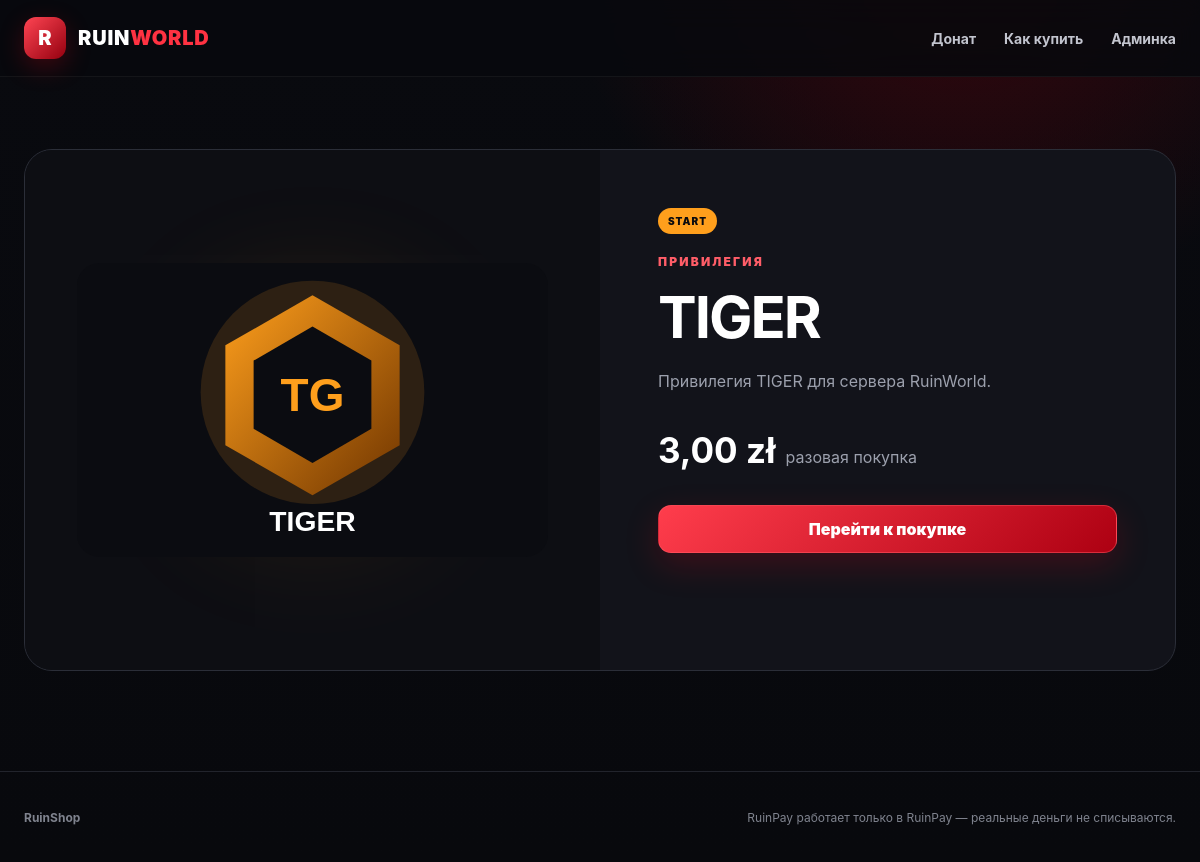
The app's page /product/tiger/ with its own data.
### shop/models.py (models this page shows, shortened)
class Product(models.Model):
    class Type(models.TextChoices):
        RANK = "RANK", "Привилегия"
        CURRENCY = "CURRENCY", "Донат-валюта"
    name = models.CharField(max_length=100, verbose_name="Название")
    slug = models.SlugField(unique=True, verbose_name="Ссылка")
    description = models.TextField(blank=True, verbose_name="Описание")
    product_type = models.CharField(
        max_length=20,
        choices=Type.choices,
        default=Type.RANK,
        verbose_name="Тип товара",
    )
    price = models.DecimalField(
        max_digits=10,
        decimal_places=2,
        default=1,
        verbose_name="Цена, zł",
    )
    price_per_unit = models.DecimalField(
        max_digits=10,
        decimal_places=4,
        default=0.10,
        verbose_name="Цена за 1 монету, zł",
    )
    min_quantity = models.PositiveIntegerField(default=10, verbose_name="Минимум")
    max_quantity = models.PositiveIntegerField(default=10000, verbose_name="Максимум")
    image = models.ImageField(
        upload_to="products/",
        blank=True,
        null=True,
        verbose_name="Своя картинка",
    )
    image_url = models.CharField(
        max_length=255,
        blank=True,
        verbose_name="Путь к картинке",
    )
    badge = models.CharField(max_length=40, blank=True, verbose_name="Бейдж")
    accent = models.CharField(max_length=20, default="#ff3040", verbose_name="Цвет")
    commands = models.TextField(
        verbose_name="Команды выдачи",
        help_text="Одна команда на строку. {player} — ник, {quantity} — количество.",
    )
    active = models.BooleanField(default=True, verbose_name="Активен")
    featured = models.BooleanField(default=False, verbose_name="Популярный")
    sort_order = models.PositiveIntegerField(default=0, verbose_name="Сортировка")
    class Meta:
        ordering = ["sort_order", "price", "name"]
        verbose_name = "Товар"
        verbose_name_plural = "Товары"
    @property
    def is_currency(self):
        return self.product_type == self.Type.CURRENCY
    @property
    def display_image(self):
        if self.image:
            return self.image.url
        return self.image_url or "/static/img/default.svg"

### shop/views.py (the view)
# urls.py: path("product/<slug:slug>/", views.product_detail, name="product_detail"),
def product_detail(request, slug):
    product = get_object_or_404(Product, slug=slug, active=True)
    return render(request, "product.html", {"product": product})

### templates/product.html (shortened to what this page needs)
{% extends "base.html" %}
{% block content %}
<section class="product-page">
    <div class="container">
        <div class="product-detail" style="--accent: {{ product.accent }};">
            <div class="detail-visual">
                <img src="{{ product.display_image }}" alt="{{ product.name }}">
            </div>
            <div class="detail-info">
                {% if product.badge %}
                    <div class="product-badge detail-badge">{{ product.badge }}</div>
                {% endif %}
                <div class="eyebrow">
                    {% if product.is_currency %}ДОНАТ-ВАЛЮТА{% else %}ПРИВИЛЕГИЯ{% endif %}
                </div>
                <h1>{{ product.name }}</h1>
                <p>{{ product.description }}</p>
                <div class="detail-price">
                    {% if product.is_currency %}
                        <strong>{{ product.price_per_unit }} zł</strong>
                        <span>за 1 монету</span>
                    {% else %}
                        <strong>{{ product.price }} zł</strong>
                        <span>разовая покупка</span>
                    {% endif %}
                </div>
                <a class="btn btn-primary btn-block" href="{% url 'checkout' product.slug %}">
                    Перейти к покупке
                </a>
            </div>
        </div>
    </div>
</section>
{% endblock %}

### static/css/style.css (style rules this page uses)
:root { --bg: #08090d; --panel: #12131a; --panel-2: #171922; --line: #2a2d38; --text: #ffffff; --muted: #9ca0ad; --red: #ff3242; --red-dark: #9e0010; --container: 1220px; }
* { box-sizing: border-box; }
html { scroll-behavior: smooth; }
body { margin: 0; min-height: 100vh; background: radial-gradient(circle at 80% -10%, rgba(120, 0, 10, .45), transparent 30%), linear-gradient(180deg, #090a0f 0%, #08090d 100%); color: var(--text); font-family: Inter, "Segoe UI", Arial, sans-serif; }
img { display: block; max-width: 100%; }
a { color: inherit; text-decoration: none; }
.container { width: min(var(--container), calc(100% - 48px)); margin: 0 auto; }
.eyebrow { margin-bottom: 13px; color: #ff5d68; font-size: 12px; font-weight: 950; letter-spacing: 2.2px; }
.btn { min-height: 48px; display: inline-flex; align-items: center; justify-content: center; padding: 0 20px; border: 1px solid transparent; border-radius: 13px; color: #fff; font-weight: 900; cursor: pointer; transition: .2s ease; }
.btn-primary { background: linear-gradient(135deg, #ff3d4c, #ad0012); border-color: rgba(255, 91, 103, .45); box-shadow: 0 12px 34px rgba(255, 0, 25, .18); }
.btn-block { width: 100%; }
.product-badge { position: absolute; z-index: 5; top: 16px; right: 16px; padding: 7px 10px; border-radius: 999px; background: var(--accent); color: #0b0b0e; font-size: 10px; font-weight: 1000; letter-spacing: 1px; }
.product-page, .checkout-page, .payment-page { padding: 72px 0 100px; }
.product-detail { --accent: #ff3040; overflow: hidden; display: grid; grid-template-columns: minmax(0, 1fr) minmax(0, 1fr); border: 1px solid #2b2e38; border-radius: 28px; background: #12131a; }
.detail-visual { position: relative; min-height: 520px; display: flex; align-items: center; justify-content: center; background: #0d0e13; }
.detail-visual img { position: relative; z-index: 2; width: 82%; max-height: 380px; object-fit: contain; }
.detail-info { padding: 58px; }
.detail-badge { position: static; display: inline-block; margin-bottom: 20px; }
.detail-info h1 { margin: 6px 0 16px; font-size: 58px; letter-spacing: -2px; }
.detail-info > p { color: var(--muted); line-height: 1.7; }
.detail-price { margin: 34px 0; display: flex; align-items: baseline; gap: 10px; }
.detail-price strong { font-size: 35px; }
.detail-price span { color: var(--muted); }

### records on screen
Product: display_image (picture), badge "START", name "TIGER", description "Привилегия TIGER для сервера RuinWorld.", price "3,00"
